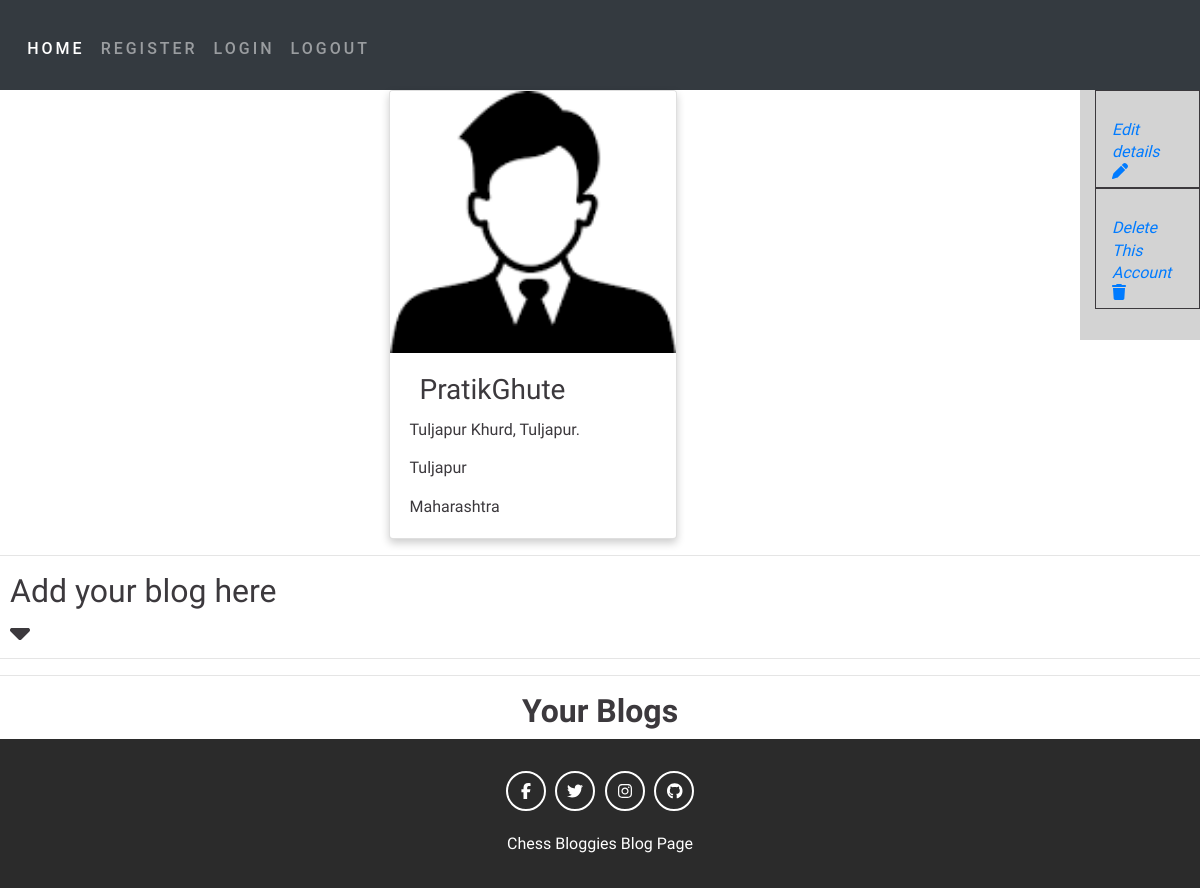
The page /Admin_panel/Dashboard.php (signed in) on the database as committed earlier.
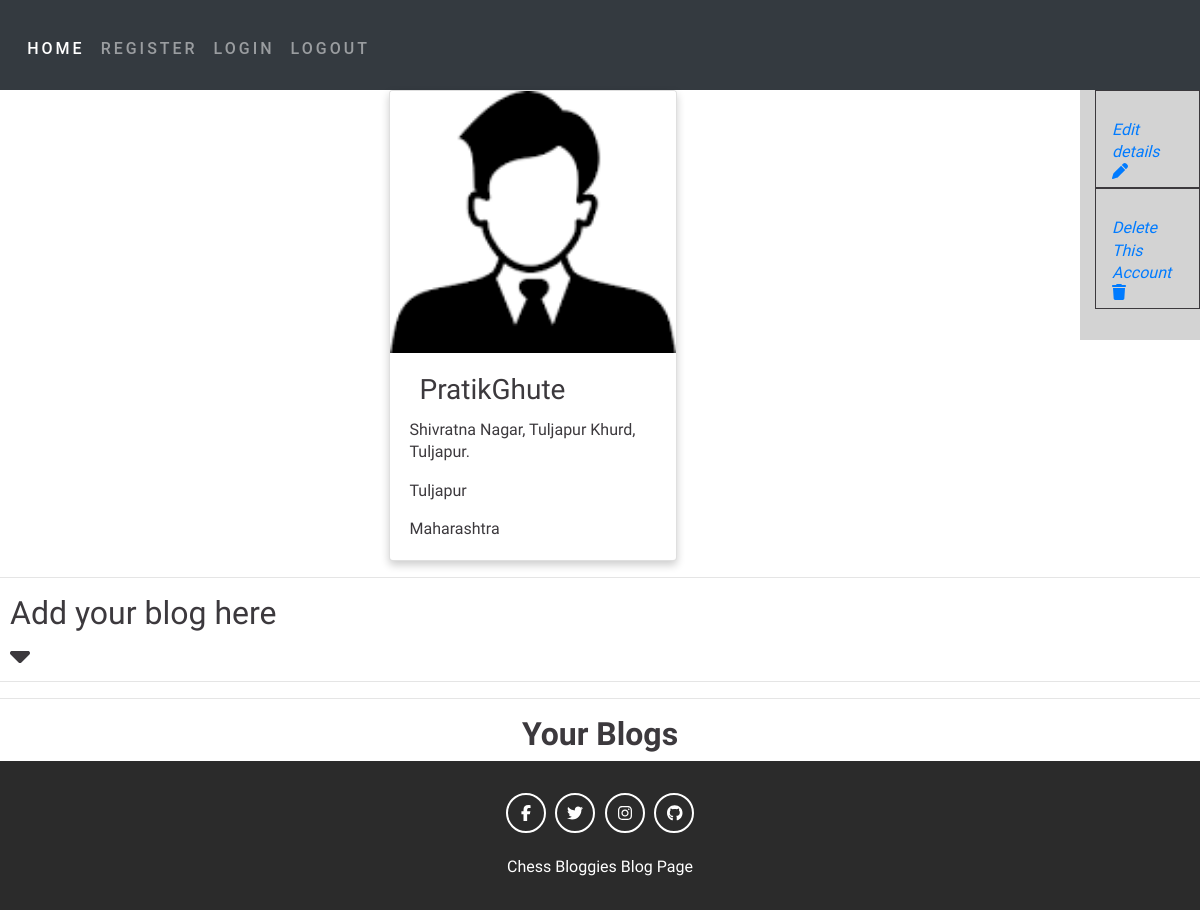
The same page on the database as committed later.
### tables this page shows
CREATE TABLE `users` (
  `id` int(11) NOT NULL,
  `username` varchar(50) NOT NULL,
  `password` varchar(255) NOT NULL,
  `created_at` date NOT NULL DEFAULT current_timestamp(),
  `address` text NOT NULL,
  `city` varchar(20) NOT NULL,
  `state` varchar(20) NOT NULL
);

### Admin_panel/Dashboard.php (the view, shortened to what this page needs)
<?php
require("..\db.php");
$sessionusername=$_SESSION['username'];
if(isset($_SESSION['username'])){
  $userquery="SELECT * FROM users WHERE username='$sessionusername'";
  $runUQ=mysqli_query($db,$userquery);
  $post=mysqli_fetch_assoc($runUQ);
?>
<!DOCTYPE html>
<html lang="en">
<head>
    <link rel="stylesheet" href="AdminStyle.css">
    <link rel="stylesheet" href="..\includes\all.css">
    <link rel="stylesheet" href="https://stackpath.bootstrapcdn.com/bootstrap/4.3.1/css/bootstrap.min.css">
    <link rel="stylesheet" href="..\includes\style.css">
</head>
<body class="dashboard-body" onload="document.addblogform.reset();">
<nav class="navbar navbar-expand-lg navbar-dark bg-dark">
  <div class="collapse navbar-collapse" id="navbarNavDropdown">
  <ul class="navbar-nav" type="none">
      <li class="nav-item active">
        <a class="nav-link" href="../index.php">Home <span class="sr-only">(current)</span></a>
      </li>
      <li class="nav-item">
        <a class="nav-link" href="register.php">Register</a>
      </li>
      <li class="nav-item">
        <a class="nav-link" href="login.php">Login</a>
      </li>
      <li class="nav-item">
        <a class="nav-link" href="logout.php">Logout</a>
      </li>
    </ul>
  </div>
</nav>
<aside>
<ul class="nav flex-column">
  <li class="nav-item">
    <a class="nav-link" href="updateaccount.php?str=e">Edit details<br><i class="fa fa-pen"></i></a>
  </li>
  <li class="nav-item">
    <a class="nav-link" aria-current="page" href="updateaccount.php?str=d">Delete This Account <br><i class="fa fa-trash"></i></a>
  </li>
</ul>
</aside>
<div class="card" style="width: 18rem;">
  <img src="../images/userlogo.jpg" class="card-img-top" alt="...">
  <div class="card-body">
    <h3 class="card-title"><?=$post['username']?></h3>
    <p class="card-text"><?=$post['address']?></p>
    <p class="card-text"><?=$post['city']?></p>
    <p class="card-text"><?=$post['state']?></p>
  </div>
</div>
<hr>
<h2>Add your blog here<a id="dropButton"><i class="fa fa-sort-desc"></i></a></h2>
<hr>
<hr>
<div class="blogs-heading"><h2><b>Your Blogs </b></h2></div>
</body>
</html>
<?php
include("../footer.php");
}
else{
  header("location: login.php");
}
?>

Rows that differ between the two databases and show on the page:
changed users "PratikGhute": address "Tuljapur Khurd, Tuljapur." → "Shivratna Nagar, Tuljapur Khurd, Tuljapur."
